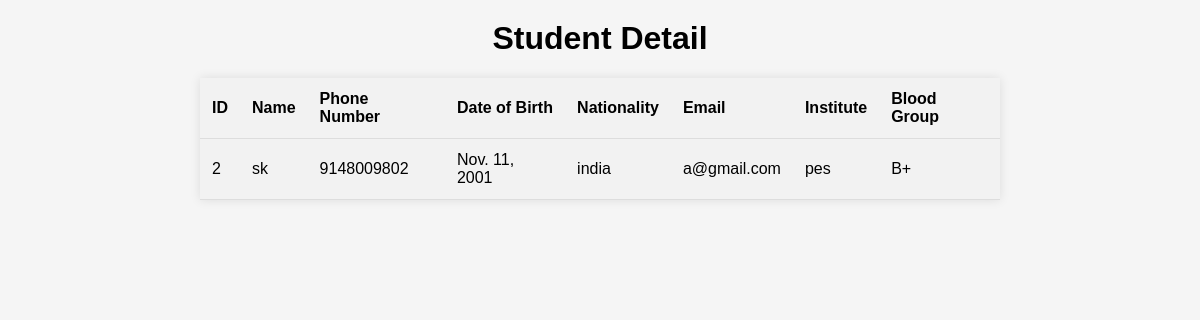
/view_student_detail/2/, run on the app's committed database.
### myapp/models.py (models this page shows, shortened)
class Studentdetail(models.Model):
    Id = models.CharField(max_length=20, primary_key=True)
    name = models.CharField(max_length=100)
    phone_number = models.CharField(max_length=20)
    dob = models.DateField()
    nationality = models.CharField(max_length=20)
    email = models.EmailField()
    institute = models.CharField(max_length=100)
    blood_group = models.CharField(max_length=10)

### myapp/views.py (the view)
# urls.py: path('view_student_detail/<str:student_id>/', views.view_student_detail, name='view_student_detail'),
def view_student_detail(request, student_id):
    student = get_object_or_404(Studentdetail, Id=student_id)
    return render(request, 'student_detail.html', {'student': student})

### templates/student_detail.html (shortened to what this page needs)
<!DOCTYPE html>
<html>
<head>
</head>
<body>
    <h1>Student Detail</h1>
    <table>
        <tr>
            <th>ID</th>
            <th>Name</th>
            <th>Phone Number</th>
            <th>Date of Birth</th>
            <th>Nationality</th>
            <th>Email</th>
            <th>Institute</th>
            <th>Blood Group</th>
        </tr>
        <tr>
            <td>{{ student.Id }}</td>
            <td>{{ student.name }}</td>
            <td>{{ student.phone_number }}</td>
            <td>{{ student.dob }}</td>
            <td>{{ student.nationality }}</td>
            <td>{{ student.email }}</td>
            <td>{{ student.institute }}</td>
            <td>{{ student.blood_group }}</td>
        </tr>
    </table>
</body>
</html>

### templates/student_detail.html (style rules this page uses)
body { font-family: Arial, sans-serif; background-color: #f5f5f5; }
h1 { text-align: center; margin-top: 20px; }
table { margin: 0 auto; border-collapse: collapse; width: 80%; max-width: 800px; background-color: #fff; box-shadow: 0 0 10px rgba(0, 0, 0, 0.1); }
th, td { padding: 12px; text-align: left; border-bottom: 1px solid #ddd; }
th { background-color: #f2f2f2; }
tr:nth-child(even) { background-color: #f2f2f2; }

### data on the page
Studentdetail: name "sk", phone_number "9148009802", dob "Nov. 11, 2001", nationality "india", email "a@gmail.com", institute "pes", blood_group "B+"

### other printed values
{{ student.Id }} "2"
